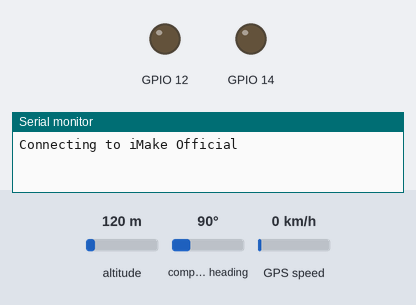
Simulated run of this sketch. Board: ESP8266 (NodeMCU). Shown: output pins drawn as LEDs (lit = HIGH), the last lines printed to the serial monitor. The inputs (shaded band) are chosen by the test bench; at power-on: altitude 120 m, compass heading 90°, GPS speed 0 km/h. WiFi joins after 1.5 s; servers stay silent unless stated; network time is answered at once with the bench clock; the local clock reads 2024-03-15 10:24:30 at power-on unless the sketch sets it; the GPS gets a fix after 3 s at 37.7749, -122.4194 with 8 satellites.

Above: at 0.1 s.
At 6.6 s:
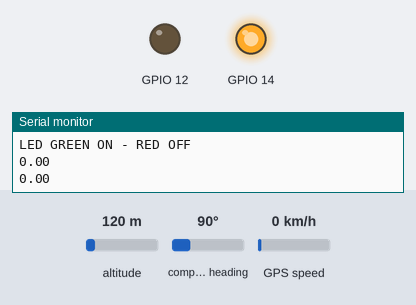
Timing chart, 0 to 8.1 s (numbered marks = the images above):
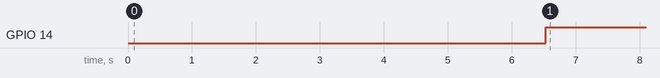

Measured:
- by itself, GPIO 14: LOW → HIGH at 6.5 s

The sketch:

NodeMCU-GPS.ino
```cpp
/*__FILE HEADER__*/
#include <TinyGPS++.h> // library untuk modul GPS
#include <SoftwareSerial.h> //Library untuk komunikasi Software Serial
#include <FirebaseESP8266.h>//Library Firebase untuk ESP8266
#include <NTPClient.h>  //Library NTP
#include <WiFiUdp.h>  //Library Data User
#include <ESP8266WiFi.h> //Library Komunikasi untuk komunikasi ESP8266 WIFI
/*__FILE HEADER__*/

/*__INISIALISASI DATA__*/
TinyGPSPlus gps;  // The TinyGPS++ object
//SoftwareSerial ss(4, 5); // Digital 1,2, Tx,Rx
/*__INISIALISASI DATA__*/

/*__ID FIREBASE__*/
const char* url = "pasiensjw.firebaseio.com"; //Username Hostspot
const char* auth = "BvEvd0NZPijR8hqmGFgmZEEVhCLmgQTVrBpOiXWr"; //password Hotspot
FirebaseData object;
/*__ID FIREBASE__*/

/*___ID KONEKSI___*/
const char* ssid = "iMake Official"; //Username WiFi/Hostspot
const char* password = "ayobuatbuat"; //password WiFi/Hotspot
/*___ID KONEKSI___*/

/*__Alamat Alat__*/
String alat = "Alat1/";
//String alat = "Alat2/";
//String alat = "Alat3/";
/*__Alamat Alat__*/

/*__Setting NTP__*/
//set GMT +7
const long utcOffsetInSeconds = 25200;  //per +1 dikali 3600s
//set ntp
WiFiUDP ntpUDP;
NTPClient timeClient(ntpUDP, "pool.ntp.org", utcOffsetInSeconds);
/*__Setting NTP__*/

/*__TIPE DATA__*/
float latitude , longitude, waktu, menit, detik;
int year , month , date, hour , minute , second;
String date_str , time_str , lat_str , lng_str;
int pm, jam;
/*__TIPE DATA__*/

/*__FUNGSI PARSING__*/
WiFiServer server(80);

/*__FUNGSI PARSING__*/

void setup()
{
  //komunikasi Serial
  Serial.begin(9600);
//  ss.begin(9600);
  //komunikasi Serial

  //GPIO
  pinMode(12,OUTPUT);
  pinMode(14,OUTPUT);
  //GPIO

  Serial.println();
  Serial.print("Connecting to "); //upaya menyambungkan
  Serial.println(ssid);// nama username Hotspot
  WiFi.begin(ssid, password); //memulai koneksi ke internet
  while (WiFi.status() != WL_CONNECTED)//kondisi ketika tidak tersambung ke internet
  {
    delay(500);
    Serial.print("."); //print "...." untuk display loading koneksi
  }
  Serial.println("");
  Serial.println("WiFi connected"); // koneksi tersambung
  server.begin();
  delay(5000);
  Serial.println("Server started"); // WebServer dimulai
  Serial.println(WiFi.localIP());  // Print IP address
  Firebase.begin(url, auth);
  Firebase.reconnectWiFi(true);

  object.setBSSLBufferSize(1024, 1024);

  object.setResponseSize(1024);

  Firebase.setReadTimeout(object, 1000 * 60);
  Firebase.setwriteSizeLimit(object, "unlimited");
  timeClient.begin();
}

void loop()
{
  //fungsi reconnecting saat lost connection
  getConnection();

  //fungsi mengirim data ke firebase
  dataParse();

  //fungsi GPS dan Realtime waktu
  getGps();

  //fungsi web server
  webHandle();
}
```

dataParse.ino
```cpp
void dataParse(){
  if(latitude!=0.00){
    Firebase.setString(object, "ESP/" + alat + "lat", lat_str);
    Firebase.setString(object, "ESP/" + alat + "lng", lng_str);
  }
  Firebase.setFloat(object, "ESP/" + alat + "time", waktu);
  Firebase.setString(object, "ESP/" + alat + "IP", WiFi.localIP().toString());
}
```

getConnection.ino
```cpp
void getConnection(){
  if (WiFi.status()!= WL_CONNECTED)
    {
    Serial.println("Tidak ada Koneksi");
    Serial.println("Sending Notification");
    delay(500);
    Serial.println("Reconnecting");
    Serial.println(ssid);
    WiFi.begin(ssid, password);
    Serial.print("."); //print "...." untuk display Loading koneksi
    delay(5000);
    digitalWrite(12,HIGH);
    digitalWrite(14,LOW);
    Serial.println("LED GREEN OFF - RED ON");
    }
  if (WiFi.status() == WL_CONNECTED)
    {
    Serial.println("WiFi connected");
    Serial.println("Server started");
    Serial.println(WiFi.localIP());
    server.begin();
    //Validasi internet
    Serial.println("No Notification");
    digitalWrite(12,LOW);
    digitalWrite(14,HIGH);
    Serial.println("LED GREEN ON - RED OFF");
    Serial.println(latitude);
    Serial.println(longitude);

    delay(5000);
     Serial.print("Updating firebase..");
      timeClient.update();
      jam = timeClient.getHours();
      menit = timeClient.getMinutes();
      detik = timeClient.getSeconds();

      waktu = jam + (menit/100) + (detik/10000);
      dataParse();
      Serial.println("completed");
    }
}
```

getGPS.ino
```cpp
void getGps(){
  while (Serial.available() > 0)
    if (gps.encode(Serial.read()))// pembacaan GPS
    {
       if (gps.location.isValid()) // Validasi pembacaaan format ata GPS
       {
        latitude = gps.location.lat();
        lat_str = String(latitude , 6); // latitude di convert STRING
        longitude = gps.location.lng();
        lng_str = String(longitude , 6); //longitude di convert STRING
       }
    }
}
```

webHandle.ino
```cpp
void webHandle(){
  WiFiClient client = server.available(); //Validasi koneksi Client WebServer
  if (!client)
  {
    return;
  }

  /*___User Interface di WebServer___*/

  String s = "HTTP/1.1 200 OK\r\nContent-Type: text/html\r\n\r\n <!DOCTYPE html> <html> <head> <title>GPS DATA</title> <style>";
  s += "a:link {background-color: YELLOW;text-decoration: none;}";
  s += "table, th, td </style> </head> <body> <h1  style=";
  s += "font-size:300%;";
  s += " ALIGN=CENTER> GPS DATA</h1>";
  s += "<p ALIGN=CENTER style=""font-size:150%;""";
  s += "> <b>Location Details</b></p> <table ALIGN=CENTER style=";
  s += "width:50%";
  s += "> <tr> <th>Latitude</th>";
  s += "<td ALIGN=CENTER >";
  s += lat_str;
  s += "</td> </tr> <tr> <th>Longitude</th> <td ALIGN=CENTER >";
  s += lng_str;
  //s += "</td> </tr> <tr>  <th>Date</th> <td ALIGN=CENTER >";
  //s += date_str;
  //s += "</td></tr> <tr> <th>Time</th> <td ALIGN=CENTER >";
  //s += time_str;
  s  += "</td>  </tr> </table> ";
  s += "</body> </html>";
  client.print(s); // semua nilai dikirim ke webserver
  delay(100);
}
```
